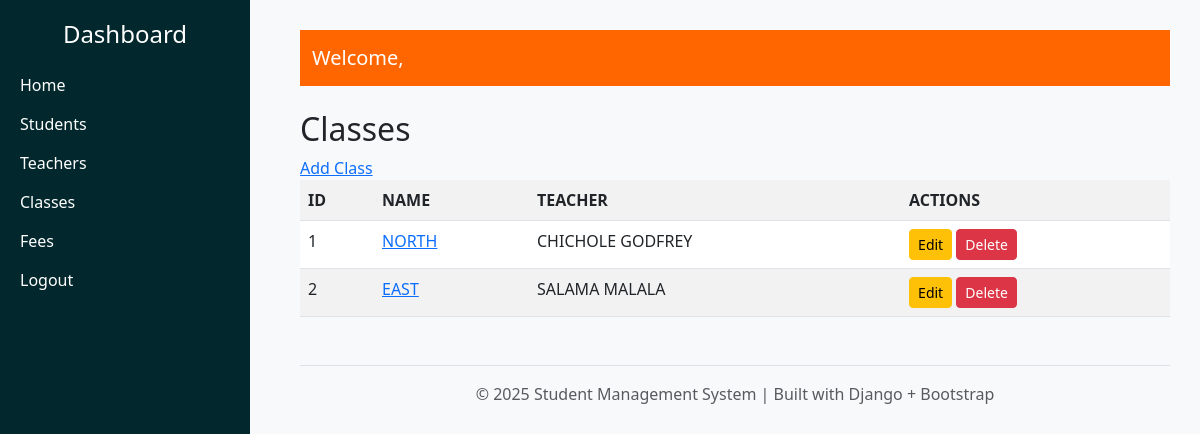
Screenshot of /student/classes/ with the database file from the repository.
### student/models.py (models this page shows, shortened)
class Class(models.Model):
    name = models.CharField(max_length=50, unique=True)
    teacher = models.ForeignKey(Teacher, on_delete=models.SET_NULL, null=True, related_name="classes")

class Teacher(models.Model):
    user = models.OneToOneField(User, on_delete=models.CASCADE, null=True, blank=True)
    GENDER_CHOICES = [
        ('M', 'Male'),
        ('F', 'Female'),
    ]
    staff_number = models.CharField(max_length=20, unique=True)
    first_name = models.CharField(max_length=100)
    last_name = models.CharField(max_length=100)
    dob = models.DateField()
    gender = models.CharField(max_length=1, choices=GENDER_CHOICES)
    address = models.TextField(blank=True, null=True)
    created_at = models.DateTimeField(auto_now_add=True)

### student/views.py (the view)
# urls.py: path('classes/', views.class_list, name='class_list'),
def class_list(request):
    classes = Class.objects.all()
    return render(request, 'student/class_list.html', {'classes':classes})

### student/templates/student/class_list.html
{% extends 'base.html' %}
{% block content %}
<h2>Classes</h2>
<a href="{% url 'class_create' %}" class="btn-primary mb-3"> Add Class </a>
<table class="table table-striped">
    <tr>
        <th>ID</th><th>NAME</th><th>TEACHER</th><th>ACTIONS</th>
    </tr>
    {% for class in classes %}
    <tr>
        <td>{{ class.id }}</td>
        <td><a href="{%url 'class_detail' class.id %}">{{ class.name }}</a></td>
        <td>{{ class.teacher.first_name }} {{ class.teacher.last_name }}</td>
        <td>
            <a href="{% url 'class_update' class.id %}" class="btn btn-sm btn-warning">Edit</a>
            <a href="{% url 'class_delete' class.id %}" class="btn btn-sm btn-danger">Delete</a>
        </td>
    </tr>
    {% endfor %}
</table>
{% endblock %}

### student/templates/base.html (style rules this page uses)
body { background-color: #f8f9fa; }

### rows the page displays
Class: id "1", name "NORTH", teacher.first_name "CHICHOLE", teacher.last_name "GODFREY"
Class: id "2", name "EAST", teacher.first_name "SALAMA", teacher.last_name "MALALA"

### other values shown
{{ year|default:2025 }} "2025"
